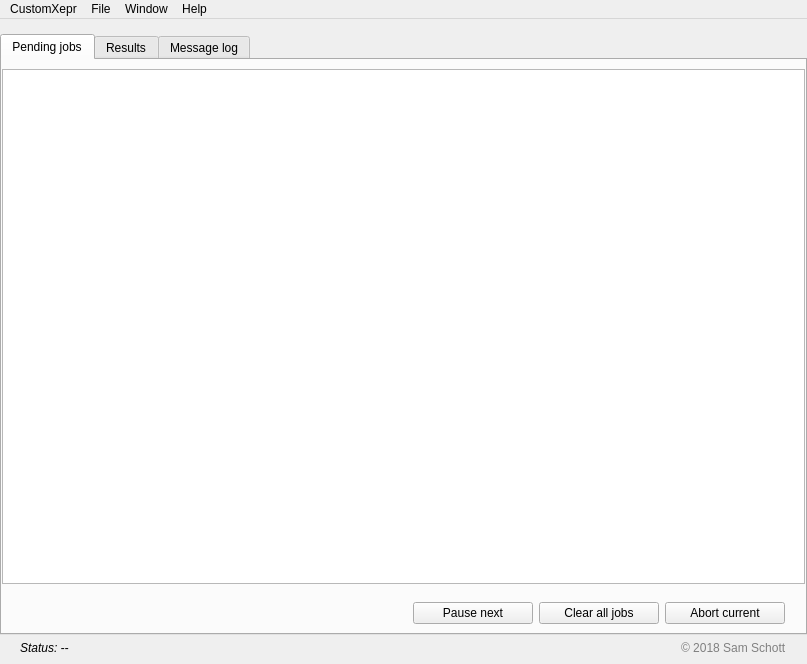
<?xml version="1.0" encoding="UTF-8"?>
<ui version="4.0">
 <class>MainWindow</class>
 <widget class="QMainWindow" name="MainWindow">
  <property name="geometry">
   <rect>
    <x>0</x>
    <y>0</y>
    <width>807</width>
    <height>664</height>
   </rect>
  </property>
  <property name="palette">
   <palette>
    <active>
     <colorrole role="AlternateBase">
      <brush brushstyle="SolidPattern">
       <color alpha="255">
        <red>241</red>
        <green>243</green>
        <blue>243</blue>
       </color>
      </brush>
     </colorrole>
    </active>
    <inactive>
     <colorrole role="AlternateBase">
      <brush brushstyle="SolidPattern">
       <color alpha="255">
        <red>241</red>
        <green>243</green>
        <blue>243</blue>
       </color>
      </brush>
     </colorrole>
    </inactive>
    <disabled>
     <colorrole role="AlternateBase">
      <brush brushstyle="SolidPattern">
       <color alpha="255">
        <red>241</red>
        <green>243</green>
        <blue>243</blue>
       </color>
      </brush>
     </colorrole>
    </disabled>
   </palette>
  </property>
  <property name="windowTitle">
   <string>CustomXepr</string>
  </property>
  <property name="unifiedTitleAndToolBarOnMac">
   <bool>false</bool>
  </property>
  <widget class="QWidget" name="centralwidget">
   <layout class="QGridLayout" name="gridLayout">
    <property name="leftMargin">
     <number>0</number>
    </property>
    <property name="topMargin">
     <number>15</number>
    </property>
    <property name="rightMargin">
     <number>0</number>
    </property>
    <property name="bottomMargin">
     <number>9</number>
    </property>
    <item row="0" column="0" colspan="4">
     <widget class="QTabWidget" name="tabWidget">
      <property name="styleSheet">
       <string notr="true">QTabWidget::tab-bar
{
	alignment: center;
} 
</string>
      </property>
      <property name="currentIndex">
       <number>0</number>
      </property>
      <widget class="QWidget" name="tabJobs">
       <attribute name="title">
        <string>Pending jobs</string>
       </attribute>
       <layout class="QGridLayout" name="gridLayout_4">
        <property name="leftMargin">
         <number>0</number>
        </property>
        <property name="rightMargin">
         <number>0</number>
        </property>
        <item row="1" column="0">
         <layout class="QGridLayout" name="gridLayoutJobControl">
          <property name="leftMargin">
           <number>20</number>
          </property>
          <property name="topMargin">
           <number>12</number>
          </property>
          <property name="rightMargin">
           <number>20</number>
          </property>
          <property name="bottomMargin">
           <number>0</number>
          </property>
          <item row="0" column="0">
           <spacer name="horizontalSpacer_2">
            <property name="orientation">
             <enum>Qt::Horizontal</enum>
            </property>
            <property name="sizeHint" stdset="0">
             <size>
              <width>40</width>
              <height>20</height>
             </size>
            </property>
           </spacer>
          </item>
          <item row="0" column="1">
           <widget class="QPushButton" name="pauseButton">
            <property name="minimumSize">
             <size>
              <width>120</width>
              <height>0</height>
             </size>
            </property>
            <property name="maximumSize">
             <size>
              <width>120</width>
              <height>16777215</height>
             </size>
            </property>
            <property name="toolTip">
             <string>&lt;html&gt;&lt;head/&gt;&lt;body&gt;&lt;p&gt;Pause after the current job has been executed. &lt;/p&gt;&lt;/body&gt;&lt;/html&gt;</string>
            </property>
            <property name="text">
             <string>Pause next</string>
            </property>
           </widget>
          </item>
          <item row="0" column="3">
           <widget class="QPushButton" name="abortButton">
            <property name="minimumSize">
             <size>
              <width>120</width>
              <height>0</height>
             </size>
            </property>
            <property name="maximumSize">
             <size>
              <width>120</width>
              <height>16777215</height>
             </size>
            </property>
            <property name="toolTip">
             <string>&lt;html&gt;&lt;head/&gt;&lt;body&gt;&lt;p&gt;Abort the current job, move on to the next.&lt;/p&gt;&lt;/body&gt;&lt;/html&gt;</string>
            </property>
            <property name="text">
             <string>Abort current</string>
            </property>
           </widget>
          </item>
          <item row="0" column="2">
           <widget class="QPushButton" name="clearButton">
            <property name="minimumSize">
             <size>
              <width>120</width>
              <height>0</height>
             </size>
            </property>
            <property name="maximumSize">
             <size>
              <width>120</width>
              <height>16777215</height>
             </size>
            </property>
            <property name="toolTip">
             <string>&lt;html&gt;&lt;head/&gt;&lt;body&gt;&lt;p&gt;Clear all pending jobs.&lt;/p&gt;&lt;/body&gt;&lt;/html&gt;</string>
            </property>
            <property name="text">
             <string>Clear all jobs</string>
            </property>
           </widget>
          </item>
         </layout>
        </item>
        <item row="0" column="0">
         <widget class="QTreeView" name="jobQueueDisplay">
          <property name="frameShape">
           <enum>QFrame::StyledPanel</enum>
          </property>
          <property name="editTriggers">
           <set>QAbstractItemView::NoEditTriggers</set>
          </property>
          <property name="alternatingRowColors">
           <bool>true</bool>
          </property>
          <property name="selectionMode">
           <enum>QAbstractItemView::ExtendedSelection</enum>
          </property>
          <property name="indentation">
           <number>0</number>
          </property>
          <property name="uniformRowHeights">
           <bool>true</bool>
          </property>
         </widget>
        </item>
       </layout>
      </widget>
      <widget class="QWidget" name="tabResults">
       <attribute name="title">
        <string>Results</string>
       </attribute>
       <layout class="QGridLayout" name="gridLayout_6">
        <property name="leftMargin">
         <number>0</number>
        </property>
        <property name="rightMargin">
         <number>0</number>
        </property>
        <item row="0" column="0">
         <widget class="QTreeView" name="resultQueueDisplay">
          <property name="editTriggers">
           <set>QAbstractItemView::NoEditTriggers</set>
          </property>
          <property name="alternatingRowColors">
           <bool>true</bool>
          </property>
          <property name="selectionMode">
           <enum>QAbstractItemView::ExtendedSelection</enum>
          </property>
          <property name="uniformRowHeights">
           <bool>true</bool>
          </property>
         </widget>
        </item>
        <item row="1" column="0">
         <layout class="QGridLayout" name="gridLayoutResultControl">
          <property name="leftMargin">
           <number>20</number>
          </property>
          <property name="topMargin">
           <number>15</number>
          </property>
          <property name="rightMargin">
           <number>20</number>
          </property>
          <property name="bottomMargin">
           <number>10</number>
          </property>
          <item row="0" column="0">
           <widget class="QCheckBox" name="plotCheckBox">
            <property name="text">
             <string>Plot results automatically</string>
            </property>
            <property name="checked">
             <bool>true</bool>
            </property>
           </widget>
          </item>
         </layout>
        </item>
       </layout>
      </widget>
      <widget class="QWidget" name="tabLog">
       <attribute name="title">
        <string>Message log</string>
       </attribute>
       <layout class="QGridLayout" name="gridLayout_5">
        <property name="leftMargin">
         <number>0</number>
        </property>
        <property name="rightMargin">
         <number>0</number>
        </property>
        <item row="1" column="0">
         <layout class="QGridLayout" name="gridLayoutLogControl" columnstretch="1,2">
          <property name="leftMargin">
           <number>20</number>
          </property>
          <property name="topMargin">
           <number>15</number>
          </property>
          <property name="rightMargin">
           <number>20</number>
          </property>
          <property name="bottomMargin">
           <number>10</number>
          </property>
          <item row="4" column="1">
           <widget class="QRadioButton" name="radioButtonInfoMail">
            <property name="text">
             <string>Infos</string>
            </property>
            <attribute name="buttonGroup">
             <string notr="true">bG</string>
            </attribute>
           </widget>
          </item>
          <item row="2" column="1">
           <widget class="QRadioButton" name="radioButtonErrorMail">
            <property name="text">
             <string>Errors</string>
            </property>
            <attribute name="buttonGroup">
             <string notr="true">bG</string>
            </attribute>
           </widget>
          </item>
          <item row="3" column="1">
           <widget class="QRadioButton" name="radioButtonWarningMail">
            <property name="text">
             <string>Warnings (default)</string>
            </property>
            <property name="checked">
             <bool>true</bool>
            </property>
            <attribute name="buttonGroup">
             <string notr="true">bG</string>
            </attribute>
           </widget>
          </item>
          <item row="5" column="1">
           <widget class="QRadioButton" name="radioButtonNoMail">
            <property name="text">
             <string>Silent</string>
            </property>
            <attribute name="buttonGroup">
             <string notr="true">bG</string>
            </attribute>
           </widget>
          </item>
          <item row="1" column="1" alignment="Qt::AlignLeft">
           <widget class="QLineEdit" name="lineEditEmailList">
            <property name="sizePolicy">
             <sizepolicy hsizetype="Preferred" vsizetype="Fixed">
              <horstretch>0</horstretch>
              <verstretch>0</verstretch>
             </sizepolicy>
            </property>
            <property name="minimumSize">
             <size>
              <width>300</width>
              <height>0</height>
             </size>
            </property>
            <property name="maximumSize">
             <size>
              <width>300</width>
              <height>16777215</height>
             </size>
            </property>
            <property name="toolTip">
             <string>&lt;html&gt;&lt;head/&gt;&lt;body&gt;&lt;p&gt;Comma seperated list of addresses that notification emails will be sent to.&lt;/p&gt;&lt;/body&gt;&lt;/html&gt;</string>
            </property>
           </widget>
          </item>
          <item row="1" column="0">
           <widget class="QLabel" name="label">
            <property name="text">
             <string>Email addresses:</string>
            </property>
            <property name="alignment">
             <set>Qt::AlignRight|Qt::AlignTrailing|Qt::AlignVCenter</set>
            </property>
           </widget>
          </item>
          <item row="0" column="0" colspan="2">
           <widget class="QLabel" name="labelEmailSettings">
            <property name="sizePolicy">
             <sizepolicy hsizetype="Preferred" vsizetype="Preferred">
              <horstretch>0</horstretch>
              <verstretch>0</verstretch>
             </sizepolicy>
            </property>
            <property name="font">
             <font>
              <weight>75</weight>
              <bold>true</bold>
             </font>
            </property>
            <property name="text">
             <string>Email notifications settings</string>
            </property>
           </widget>
          </item>
          <item row="2" column="0" rowspan="4">
           <widget class="QLabel" name="label_2">
            <property name="text">
             <string>Notification level:</string>
            </property>
            <property name="alignment">
             <set>Qt::AlignRight|Qt::AlignTop|Qt::AlignTrailing</set>
            </property>
           </widget>
          </item>
         </layout>
        </item>
        <item row="0" column="0">
         <widget class="QTreeView" name="messageLogDisplay">
          <property name="frameShape">
           <enum>QFrame::StyledPanel</enum>
          </property>
          <property name="editTriggers">
           <set>QAbstractItemView::NoEditTriggers</set>
          </property>
          <property name="alternatingRowColors">
           <bool>true</bool>
          </property>
          <property name="selectionMode">
           <enum>QAbstractItemView::ExtendedSelection</enum>
          </property>
          <property name="uniformRowHeights">
           <bool>true</bool>
          </property>
         </widget>
        </item>
       </layout>
      </widget>
     </widget>
    </item>
    <item row="2" column="0" rowspan="3" colspan="4">
     <layout class="QGridLayout" name="gridLayout_8">
      <property name="leftMargin">
       <number>20</number>
      </property>
      <property name="rightMargin">
       <number>20</number>
      </property>
      <item row="0" column="0">
       <widget class="QLabel" name="statusField">
        <property name="font">
         <font>
          <italic>true</italic>
         </font>
        </property>
        <property name="text">
         <string>Status: --</string>
        </property>
       </widget>
      </item>
      <item row="0" column="1" alignment="Qt::AlignRight">
       <widget class="QLabel" name="labelCopyRight">
        <property name="styleSheet">
         <string notr="true">color: grey</string>
        </property>
        <property name="text">
         <string>© 2018 Sam Schott</string>
        </property>
       </widget>
      </item>
     </layout>
    </item>
   </layout>
  </widget>
  <widget class="QMenuBar" name="menubar">
   <property name="geometry">
    <rect>
     <x>0</x>
     <y>0</y>
     <width>807</width>
     <height>22</height>
    </rect>
   </property>
   <widget class="QMenu" name="menu_CustomXepr">
    <property name="geometry">
     <rect>
      <x>199</x>
      <y>131</y>
      <width>168</width>
      <height>96</height>
     </rect>
    </property>
    <property name="title">
     <string>CustomXepr</string>
    </property>
    <addaction name="action_About"/>
    <addaction name="separator"/>
    <addaction name="action_Exit"/>
   </widget>
   <widget class="QMenu" name="menu_Files">
    <property name="title">
     <string>File</string>
    </property>
    <addaction name="actionShow_log_files"/>
   </widget>
   <widget class="QMenu" name="menuWindow">
    <property name="title">
     <string>Window</string>
    </property>
    <addaction name="actionMinimize"/>
    <addaction name="actionZoom"/>
   </widget>
   <widget class="QMenu" name="menuHelp">
    <property name="title">
     <string>Help</string>
    </property>
    <addaction name="actionCustomXepr_Help"/>
    <addaction name="separator"/>
    <addaction name="actionXeprAPI_Help"/>
   </widget>
   <addaction name="menu_CustomXepr"/>
   <addaction name="menu_Files"/>
   <addaction name="menuWindow"/>
   <addaction name="menuHelp"/>
  </widget>
  <action name="action_About">
   <property name="text">
    <string>&amp;About CustomXepr...</string>
   </property>
   <property name="menuRole">
    <enum>QAction::NoRole</enum>
   </property>
   <property name="iconVisibleInMenu">
    <bool>false</bool>
   </property>
  </action>
  <action name="action_Exit">
   <property name="text">
    <string>&amp;Quit CustomXepr</string>
   </property>
   <property name="menuRole">
    <enum>QAction::NoRole</enum>
   </property>
   <property name="iconVisibleInMenu">
    <bool>false</bool>
   </property>
  </action>
  <action name="actionShow_log_files">
   <property name="text">
    <string>Show log files...</string>
   </property>
   <property name="iconVisibleInMenu">
    <bool>false</bool>
   </property>
  </action>
  <action name="actionMinimize">
   <property name="text">
    <string>Minimize</string>
   </property>
   <property name="shortcut">
    <string>Ctrl+M</string>
   </property>
  </action>
  <action name="actionBring_all_to_front">
   <property name="text">
    <string>Bring all to front</string>
   </property>
  </action>
  <action name="actionZoom">
   <property name="text">
    <string>Zoom</string>
   </property>
  </action>
  <action name="actionXeprAPI_Help">
   <property name="text">
    <string>XeprAPI Help...</string>
   </property>
  </action>
  <action name="actionCustomXepr_Help">
   <property name="text">
    <string>CustomXepr Help...</string>
   </property>
  </action>
 </widget>
 <tabstops>
  <tabstop>tabWidget</tabstop>
  <tabstop>pauseButton</tabstop>
  <tabstop>clearButton</tabstop>
  <tabstop>abortButton</tabstop>
  <tabstop>lineEditEmailList</tabstop>
  <tabstop>radioButtonErrorMail</tabstop>
  <tabstop>radioButtonWarningMail</tabstop>
  <tabstop>radioButtonInfoMail</tabstop>
  <tabstop>radioButtonNoMail</tabstop>
 </tabstops>
 <resources/>
 <connections>
  <connection>
   <sender>actionMinimize</sender>
   <signal>triggered()</signal>
   <receiver>MainWindow</receiver>
   <slot>showMinimized()</slot>
   <hints>
    <hint type="sourcelabel">
     <x>-1</x>
     <y>-1</y>
    </hint>
    <hint type="destinationlabel">
     <x>403</x>
     <y>331</y>
    </hint>
   </hints>
  </connection>
  <connection>
   <sender>actionZoom</sender>
   <signal>triggered()</signal>
   <receiver>MainWindow</receiver>
   <slot>showMaximized()</slot>
   <hints>
    <hint type="sourcelabel">
     <x>-1</x>
     <y>-1</y>
    </hint>
    <hint type="destinationlabel">
     <x>403</x>
     <y>331</y>
    </hint>
   </hints>
  </connection>
 </connections>
 <buttongroups>
  <buttongroup name="bG"/>
 </buttongroups>
</ui>
